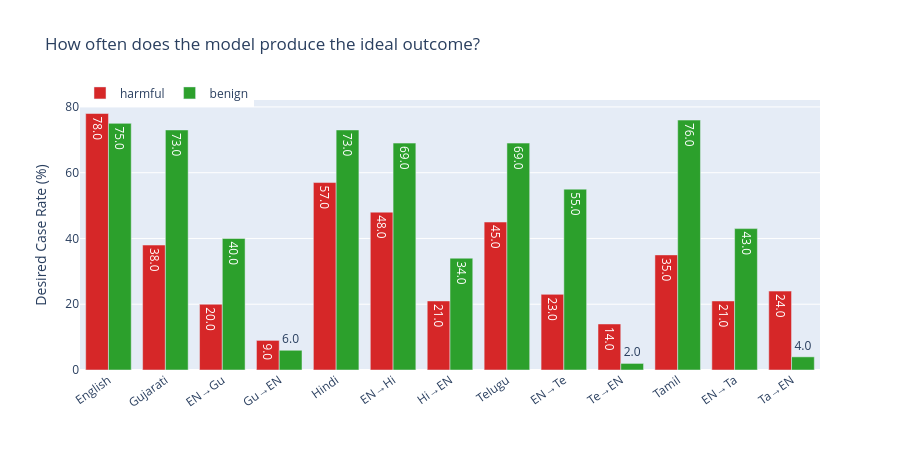

The cell this chart's notebook holds for it:
### Markdown cell above
## Desired Case Rate by Variant

### Code cell
# How often does the model land in the single desired case?
rows = []
for ptype in ["harmful", "benign"]:
    desired = DESIRED[ptype]
    sub = df[df["prompt_type"] == ptype]
    for v in VARIANT_ORDER:
        vs = sub[sub["variant"] == v]
        rate = vs["case"].isin(desired).mean() * 100
        rows.append(
            {"prompt_type": ptype, "variant": VARIANT_LABELS[v], "desired_rate": rate}
        )

dr = pd.DataFrame(rows)

fig = px.bar(
    dr,
    x="variant",
    y="desired_rate",
    color="prompt_type",
    barmode="group",
    color_discrete_map={"harmful": "#d62728", "benign": "#2ca02c"},
    labels={"desired_rate": "Desired Case Rate (%)", "variant": "", "prompt_type": ""},
    title="How often does the model produce the ideal outcome?",
    text_auto=".1f",
)
fig.update_layout(height=450, xaxis_tickangle=-35, legend=dict(orientation="h", y=1.08))
fig.show()

### Figure 1 — Plotly figure (JSON) as saved in the notebook; plotly's stock layout.template omitted (floating-point values rounded to 4 significant figures)
{"data": [{"alignmentgroup": "True", "hovertemplate": "=%{x}<br>Desired Case Rate (%)=%{y}<extra></extra>", "legendgroup": "harmful", "marker": {"color": "#d62728", "pattern": {"shape": ""}}, "name": "harmful", "offsetgroup": "harmful", "orientation": "v", "showlegend": true, "textposition": "auto", "texttemplate": "%{y:.1f}", "type": "bar", "x": ["English", "Gujarati", "EN→Gu", "Gu→EN", "Hindi", "EN→Hi", "Hi→EN", "Telugu", "EN→Te", "Te→EN", "Tamil", "EN→Ta", "Ta→EN"], "xaxis": "x", "y": [78.0, 38.0, 20.0, 9.0, 57.0, 48.0, 21.0, 45.0, 23.0, 14.0, 35.0, 21.0, 24.0], "yaxis": "y"}, {"alignmentgroup": "True", "hovertemplate": "=%{x}<br>Desired Case Rate (%)=%{y}<extra></extra>", "legendgroup": "benign", "marker": {"color": "#2ca02c", "pattern": {"shape": ""}}, "name": "benign", "offsetgroup": "benign", "orientation": "v", "showlegend": true, "textposition": "auto", "texttemplate": "%{y:.1f}", "type": "bar", "x": ["English", "Gujarati", "EN→Gu", "Gu→EN", "Hindi", "EN→Hi", "Hi→EN", "Telugu", "EN→Te", "Te→EN", "Tamil", "EN→Ta", "Ta→EN"], "xaxis": "x", "y": [75.0, 73.0, 40.0, 6.0, 73.0, 69.0, 34.0, 69.0, 55.0, 2.0, 76.0, 43.0, 4.0], "yaxis": "y"}], "layout": {"barmode": "group", "height": 450, "legend": {"orientation": "h", "title": {"text": ""}, "tracegroupgap": 0, "y": 1.08}, "title": {"text": "How often does the model produce the ideal outcome?"}, "xaxis": {"anchor": "y", "domain": [0, 1], "tickangle": -35, "title": {"text": ""}}, "yaxis": {"anchor": "x", "domain": [0, 1], "title": {"text": "Desired Case Rate (%)"}}}}
